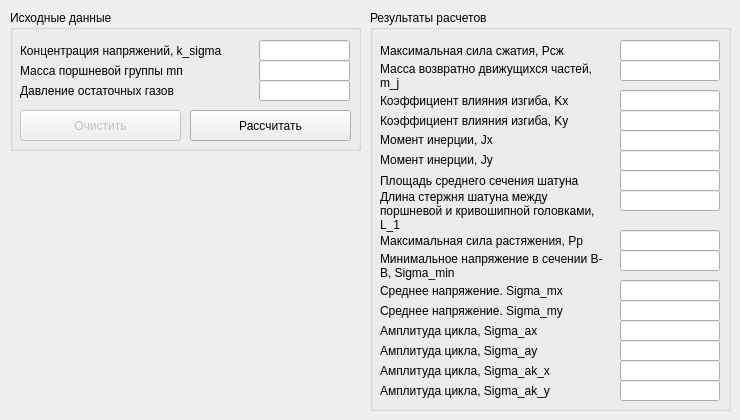
      <widget class="QWidget" name="tab_13">
       <attribute name="title">
        <string>Стержень</string>
       </attribute>
       <widget class="QGroupBox" name="groupBox_26">
        <property name="geometry">
         <rect>
          <x>10</x>
          <y>10</y>
          <width>351</width>
          <height>141</height>
         </rect>
        </property>
        <property name="title">
         <string>Исходные данные</string>
        </property>
        <widget class="QPushButton" name="_btn_CalcGroup_4">
         <property name="geometry">
          <rect>
           <x>180</x>
           <y>100</y>
           <width>161</width>
           <height>31</height>
          </rect>
         </property>
         <property name="text">
          <string>Рассчитать</string>
         </property>
        </widget>
        <widget class="QPushButton" name="pushButton_10">
         <property name="enabled">
          <bool>false</bool>
         </property>
         <property name="geometry">
          <rect>
           <x>10</x>
           <y>100</y>
           <width>161</width>
           <height>31</height>
          </rect>
         </property>
         <property name="text">
          <string>Очистить</string>
         </property>
        </widget>
        <widget class="QLabel" name="label_152">
         <property name="geometry">
          <rect>
           <x>10</x>
           <y>30</y>
           <width>241</width>
           <height>21</height>
          </rect>
         </property>
         <property name="text">
          <string>Концентрация напряжений, k_sigma</string>
         </property>
         <property name="scaledContents">
          <bool>false</bool>
         </property>
         <property name="wordWrap">
          <bool>true</bool>
         </property>
        </widget>
        <widget class="QLineEdit" name="param_Group4_k_sigma">
         <property name="geometry">
          <rect>
           <x>249</x>
           <y>30</y>
           <width>91</width>
           <height>21</height>
          </rect>
         </property>
         <property name="maximumSize">
          <size>
           <width>100</width>
           <height>16777215</height>
          </size>
         </property>
         <property name="text">
          <string/>
         </property>
        </widget>
        <widget class="QLabel" name="label_153">
         <property name="geometry">
          <rect>
           <x>10</x>
           <y>50</y>
           <width>221</width>
           <height>21</height>
          </rect>
         </property>
         <property name="text">
          <string>Масса поршневой группы mп</string>
         </property>
         <property name="scaledContents">
          <bool>false</bool>
         </property>
         <property name="alignment">
          <set>Qt::AlignLeading|Qt::AlignLeft|Qt::AlignVCenter</set>
         </property>
         <property name="wordWrap">
          <bool>true</bool>
         </property>
        </widget>
        <widget class="QLineEdit" name="param_Group4_mp">
         <property name="geometry">
          <rect>
           <x>249</x>
           <y>50</y>
           <width>91</width>
           <height>21</height>
          </rect>
         </property>
         <property name="maximumSize">
          <size>
           <width>100</width>
           <height>16777215</height>
          </size>
         </property>
         <property name="text">
          <string/>
         </property>
        </widget>
        <widget class="QLabel" name="label_154">
         <property name="geometry">
          <rect>
           <x>10</x>
           <y>70</y>
           <width>221</width>
           <height>21</height>
          </rect>
         </property>
         <property name="text">
          <string>Давление остаточных газов</string>
         </property>
         <property name="scaledContents">
          <bool>false</bool>
         </property>
         <property name="alignment">
          <set>Qt::AlignLeading|Qt::AlignLeft|Qt::AlignVCenter</set>
         </property>
         <property name="wordWrap">
          <bool>true</bool>
         </property>
        </widget>
        <widget class="QLineEdit" name="param_Group4_Pgaz">
         <property name="geometry">
          <rect>
           <x>249</x>
           <y>70</y>
           <width>91</width>
           <height>21</height>
          </rect>
         </property>
         <property name="maximumSize">
          <size>
           <width>100</width>
           <height>16777215</height>
          </size>
         </property>
         <property name="text">
          <string/>
         </property>
        </widget>
       </widget>
       <widget class="QGroupBox" name="groupBox_27">
        <property name="geometry">
         <rect>
          <x>370</x>
          <y>10</y>
          <width>361</width>
          <height>401</height>
         </rect>
        </property>
        <property name="title">
         <string>Результаты расчетов</string>
        </property>
        <widget class="QLineEdit" name="param_Group4_mj">
         <property name="geometry">
          <rect>
           <x>250</x>
           <y>50</y>
           <width>100</width>
           <height>21</height>
          </rect>
         </property>
         <property name="maximumSize">
          <size>
           <width>100</width>
           <height>16777215</height>
          </size>
         </property>
         <property name="text">
          <string/>
         </property>
         <property name="readOnly">
          <bool>true</bool>
         </property>
        </widget>
        <widget class="QLabel" name="label_134">
         <property name="geometry">
          <rect>
           <x>10</x>
           <y>30</y>
           <width>221</width>
           <height>21</height>
          </rect>
         </property>
         <property name="text">
          <string>Максимальная сила сжатия, Pсж</string>
         </property>
         <property name="scaledContents">
          <bool>false</bool>
         </property>
         <property name="wordWrap">
          <bool>true</bool>
         </property>
        </widget>
        <widget class="QLineEdit" name="param_Group4_Psg">
         <property name="geometry">
          <rect>
           <x>250</x>
           <y>30</y>
           <width>100</width>
           <height>21</height>
          </rect>
         </property>
         <property name="maximumSize">
          <size>
           <width>100</width>
           <height>16777215</height>
          </size>
         </property>
         <property name="text">
          <string/>
         </property>
         <property name="readOnly">
          <bool>true</bool>
         </property>
        </widget>
        <widget class="QLineEdit" name="param_Group4_Kx">
         <property name="geometry">
          <rect>
           <x>250</x>
           <y>80</y>
           <width>100</width>
           <height>21</height>
          </rect>
         </property>
         <property name="maximumSize">
          <size>
           <width>100</width>
           <height>16777215</height>
          </size>
         </property>
         <property name="text">
          <string/>
         </property>
         <property name="readOnly">
          <bool>true</bool>
         </property>
        </widget>
        <widget class="QLineEdit" name="param_Group4_Ssech">
         <property name="geometry">
          <rect>
           <x>250</x>
           <y>160</y>
           <width>100</width>
           <height>21</height>
          </rect>
         </property>
         <property name="maximumSize">
          <size>
           <width>100</width>
           <height>16777215</height>
          </size>
         </property>
         <property name="text">
          <string/>
         </property>
         <property name="readOnly">
          <bool>true</bool>
         </property>
        </widget>
        <widget class="QLabel" name="label_138">
         <property name="geometry">
          <rect>
           <x>10</x>
           <y>180</y>
           <width>231</width>
           <height>51</height>
          </rect>
         </property>
         <property name="text">
          <string>Длина стержня шатуна между поршневой и кривошипной головками, L_1</string>
         </property>
         <property name="scaledContents">
          <bool>false</bool>
         </property>
         <property name="alignment">
          <set>Qt::AlignLeading|Qt::AlignLeft|Qt::AlignTop</set>
         </property>
         <property name="wordWrap">
          <bool>true</bool>
         </property>
        </widget>
        <widget class="QLineEdit" name="param_Group4_L1">
         <property name="geometry">
          <rect>
           <x>250</x>
           <y>180</y>
           <width>100</width>
           <height>21</height>
          </rect>
         </property>
         <property name="maximumSize">
          <size>
           <width>100</width>
           <height>16777215</height>
          </size>
         </property>
         <property name="text">
          <string/>
         </property>
         <property name="readOnly">
          <bool>true</bool>
         </property>
        </widget>
        <widget class="QLabel" name="label_140">
         <property name="geometry">
          <rect>
           <x>10</x>
           <y>220</y>
           <width>231</width>
           <height>21</height>
          </rect>
         </property>
         <property name="text">
          <string>Максимальная сила растяжения, Pp</string>
         </property>
         <property name="scaledContents">
          <bool>false</bool>
         </property>
         <property name="wordWrap">
          <bool>true</bool>
         </property>
        </widget>
        <widget class="QLineEdit" name="param_Group4_Jx">
         <property name="geometry">
          <rect>
           <x>250</x>
           <y>120</y>
           <width>100</width>
           <height>21</height>
          </rect>
         </property>
         <property name="maximumSize">
          <size>
           <width>100</width>
           <height>16777215</height>
          </size>
         </property>
         <property name="text">
          <string/>
         </property>
         <property name="readOnly">
          <bool>true</bool>
         </property>
        </widget>
        <widget class="QLabel" name="label_141">
         <property name="geometry">
          <rect>
           <x>10</x>
           <y>50</y>
           <width>221</width>
           <height>31</height>
          </rect>
         </property>
         <property name="text">
          <string>Масса возвратно движущихся частей, m_j</string>
         </property>
         <property name="scaledContents">
          <bool>false</bool>
         </property>
         <property name="wordWrap">
          <bool>true</bool>
         </property>
        </widget>
        <widget class="QLabel" name="label_142">
         <property name="geometry">
          <rect>
           <x>10</x>
           <y>80</y>
           <width>221</width>
           <height>21</height>
          </rect>
         </property>
         <property name="text">
          <string>Коэффициент влияния изгиба, Kx</string>
         </property>
         <property name="scaledContents">
          <bool>false</bool>
         </property>
         <property name="wordWrap">
          <bool>true</bool>
         </property>
        </widget>
        <widget class="QLabel" name="label_143">
         <property name="geometry">
          <rect>
           <x>10</x>
           <y>120</y>
           <width>221</width>
           <height>20</height>
          </rect>
         </property>
         <property name="text">
          <string>Момент инерции, Jx</string>
         </property>
         <property name="scaledContents">
          <bool>false</bool>
         </property>
         <property name="alignment">
          <set>Qt::AlignLeading|Qt::AlignLeft|Qt::AlignVCenter</set>
         </property>
         <property name="wordWrap">
          <bool>true</bool>
         </property>
        </widget>
        <widget class="QLabel" name="label_144">
         <property name="geometry">
          <rect>
           <x>10</x>
           <y>100</y>
           <width>221</width>
           <height>21</height>
          </rect>
         </property>
         <property name="text">
          <string>Коэффициент влияния изгиба, Ky</string>
         </property>
         <property name="scaledContents">
          <bool>false</bool>
         </property>
         <property name="wordWrap">
          <bool>true</bool>
         </property>
        </widget>
        <widget class="QLabel" name="label_145">
         <property name="geometry">
          <rect>
           <x>10</x>
           <y>140</y>
           <width>221</width>
           <height>20</height>
          </rect>
         </property>
         <property name="text">
          <string>Момент инерции, Jy</string>
         </property>
         <property name="scaledContents">
          <bool>false</bool>
         </property>
         <property name="alignment">
          <set>Qt::AlignLeading|Qt::AlignLeft|Qt::AlignVCenter</set>
         </property>
         <property name="wordWrap">
          <bool>true</bool>
         </property>
        </widget>
        <widget class="QLineEdit" name="param_Group4_Ky">
         <property name="geometry">
          <rect>
           <x>250</x>
           <y>100</y>
           <width>100</width>
           <height>21</height>
          </rect>
         </property>
         <property name="maximumSize">
          <size>
           <width>100</width>
           <height>16777215</height>
          </size>
         </property>
         <property name="text">
          <string/>
         </property>
         <property name="readOnly">
          <bool>true</bool>
         </property>
        </widget>
        <widget class="QLineEdit" name="param_Group4_Jy">
         <property name="geometry">
          <rect>
           <x>250</x>
           <y>140</y>
           <width>100</width>
           <height>21</height>
          </rect>
         </property>
         <property name="maximumSize">
          <size>
           <width>100</width>
           <height>16777215</height>
          </size>
         </property>
         <property name="text">
          <string/>
         </property>
         <property name="readOnly">
          <bool>true</bool>
         </property>
        </widget>
        <widget class="QLabel" name="label_147">
         <property name="geometry">
          <rect>
           <x>10</x>
           <y>160</y>
           <width>231</width>
           <height>21</height>
          </rect>
         </property>
         <property name="text">
          <string>Площадь среднего сечения шатуна</string>
         </property>
         <property name="scaledContents">
          <bool>false</bool>
         </property>
         <property name="wordWrap">
          <bool>true</bool>
         </property>
        </widget>
        <widget class="QLineEdit" name="param_Group4_Pp">
         <property name="geometry">
          <rect>
           <x>250</x>
           <y>220</y>
           <width>100</width>
           <height>21</height>
          </rect>
         </property>
         <property name="maximumSize">
          <size>
           <width>100</width>
           <height>16777215</height>
          </size>
         </property>
         <property name="text">
          <string/>
         </property>
         <property name="readOnly">
          <bool>true</bool>
         </property>
        </widget>
        <widget class="QLineEdit" name="param_Group4_SigmaMin">
         <property name="geometry">
          <rect>
           <x>250</x>
           <y>240</y>
           <width>100</width>
           <height>21</height>
          </rect>
         </property>
         <property name="maximumSize">
          <size>
           <width>100</width>
           <height>16777215</height>
          </size>
         </property>
         <property name="text">
          <string/>
         </property>
         <property name="readOnly">
          <bool>true</bool>
         </property>
        </widget>
        <widget class="QLabel" name="label_148">
         <property name="geometry">
          <rect>
           <x>10</x>
           <y>240</y>
           <width>231</width>
           <height>31</height>
          </rect>
         </property>
         <property name="text">
          <string>Минимальное напряжение в сечении B-B, Sigma_min</string>
         </property>
         <property name="scaledContents">
          <bool>false</bool>
         </property>
         <property name="wordWrap">
          <bool>true</bool>
         </property>
        </widget>
        <widget class="QLineEdit" name="param_Group4_Sigmamx">
         <property name="geometry">
          <rect>
           <x>250</x>
           <y>270</y>
           <width>100</width>
           <height>21</height>
          </rect>
         </property>
         <property name="maximumSize">
          <size>
           <width>100</width>
           <height>16777215</height>
          </size>
         </property>
         <property name="text">
          <string/>
         </property>
         <property name="readOnly">
          <bool>true</bool>
         </property>
        </widget>
        <widget class="QLabel" name="label_155">
         <property name="geometry">
          <rect>
           <x>10</x>
           <y>270</y>
           <width>231</width>
           <height>21</height>
          </rect>
         </property>
         <property name="text">
          <string>Среднее напряжение. Sigma_mx</string>
         </property>
         <property name="scaledContents">
          <bool>false</bool>
         </property>
         <property name="wordWrap">
          <bool>true</bool>
         </property>
        </widget>
        <widget class="QLineEdit" name="param_Group4_Sigmamy">
         <property name="geometry">
          <rect>
           <x>250</x>
           <y>290</y>
           <width>100</width>
           <height>21</height>
          </rect>
         </property>
         <property name="maximumSize">
          <size>
           <width>100</width>
           <height>16777215</height>
          </size>
         </property>
         <property name="text">
          <string/>
         </property>
         <property name="readOnly">
          <bool>true</bool>
         </property>
        </widget>
        <widget class="QLabel" name="label_156">
         <property name="geometry">
          <rect>
           <x>10</x>
           <y>290</y>
           <width>231</width>
           <height>21</height>
          </rect>
         </property>
         <property name="text">
          <string>Среднее напряжение. Sigma_my</string>
         </property>
         <property name="scaledContents">
          <bool>false</bool>
         </property>
         <property name="wordWrap">
          <bool>true</bool>
         </property>
        </widget>
        <widget class="QLineEdit" name="param_Group4_Sigmaax">
         <property name="geometry">
          <rect>
           <x>250</x>
           <y>310</y>
           <width>100</width>
           <height>21</height>
          </rect>
         </property>
         <property name="maximumSize">
          <size>
           <width>100</width>
           <height>16777215</height>
          </size>
         </property>
         <property name="text">
          <string/>
         </property>
         <property name="readOnly">
          <bool>true</bool>
         </property>
        </widget>
        <widget class="QLabel" name="label_157">
         <property name="geometry">
          <rect>
           <x>10</x>
           <y>310</y>
           <width>231</width>
           <height>21</height>
          </rect>
         </property>
         <property name="text">
          <string>Амплитуда цикла, Sigma_ax</string>
         </property>
         <property name="scaledContents">
          <bool>false</bool>
         </property>
         <property name="wordWrap">
          <bool>true</bool>
         </property>
        </widget>
        <widget class="QLineEdit" name="param_Group4_Sigmaay">
         <property name="geometry">
          <rect>
           <x>250</x>
           <y>330</y>
           <width>100</width>
           <height>21</height>
          </rect>
         </property>
         <property name="maximumSize">
          <size>
           <width>100</width>
           <height>16777215</height>
          </size>
         </property>
         <property name="text">
          <string/>
         </property>
         <property name="readOnly">
          <bool>true</bool>
         </property>
        </widget>
        <widget class="QLabel" name="label_158">
         <property name="geometry">
          <rect>
           <x>10</x>
           <y>330</y>
           <width>231</width>
           <height>21</height>
          </rect>
         </property>
         <property name="text">
          <string>Амплитуда цикла, Sigma_ay</string>
         </property>
         <property name="scaledContents">
          <bool>false</bool>
         </property>
         <property name="wordWrap">
          <bool>true</bool>
         </property>
        </widget>
        <widget class="QLineEdit" name="param_Group4_Sigmaakx">
         <property name="geometry">
          <rect>
           <x>250</x>
           <y>350</y>
           <width>100</width>
           <height>21</height>
          </rect>
         </property>
         <property name="maximumSize">
          <size>
           <width>100</width>
           <height>16777215</height>
          </size>
         </property>
         <property name="text">
          <string/>
         </property>
         <property name="readOnly">
          <bool>true</bool>
         </property>
        </widget>
        <widget class="QLabel" name="label_159">
         <property name="geometry">
          <rect>
           <x>10</x>
           <y>350</y>
           <width>231</width>
           <height>21</height>
          </rect>
         </property>
         <property name="text">
          <string>Амплитуда цикла, Sigma_ak_x</string>
         </property>
         <property name="scaledContents">
          <bool>false</bool>
         </property>
         <property name="wordWrap">
          <bool>true</bool>
         </property>
        </widget>
        <widget class="QLineEdit" name="param_Group4_Sigmaaky">
         <property name="geometry">
          <rect>
           <x>250</x>
           <y>370</y>
           <width>100</width>
           <height>21</height>
          </rect>
         </property>
         <property name="maximumSize">
          <size>
           <width>100</width>
           <height>16777215</height>
          </size>
         </property>
         <property name="text">
          <string/>
         </property>
         <property name="readOnly">
          <bool>true</bool>
         </property>
        </widget>
        <widget class="QLabel" name="label_160">
         <property name="geometry">
          <rect>
           <x>10</x>
           <y>370</y>
           <width>231</width>
           <height>21</height>
          </rect>
         </property>
         <property name="text">
          <string>Амплитуда цикла, Sigma_ak_y</string>
         </property>
         <property name="scaledContents">
          <bool>false</bool>
         </property>
         <property name="wordWrap">
          <bool>true</bool>
         </property>
        </widget>
       </widget>
      </widget>
